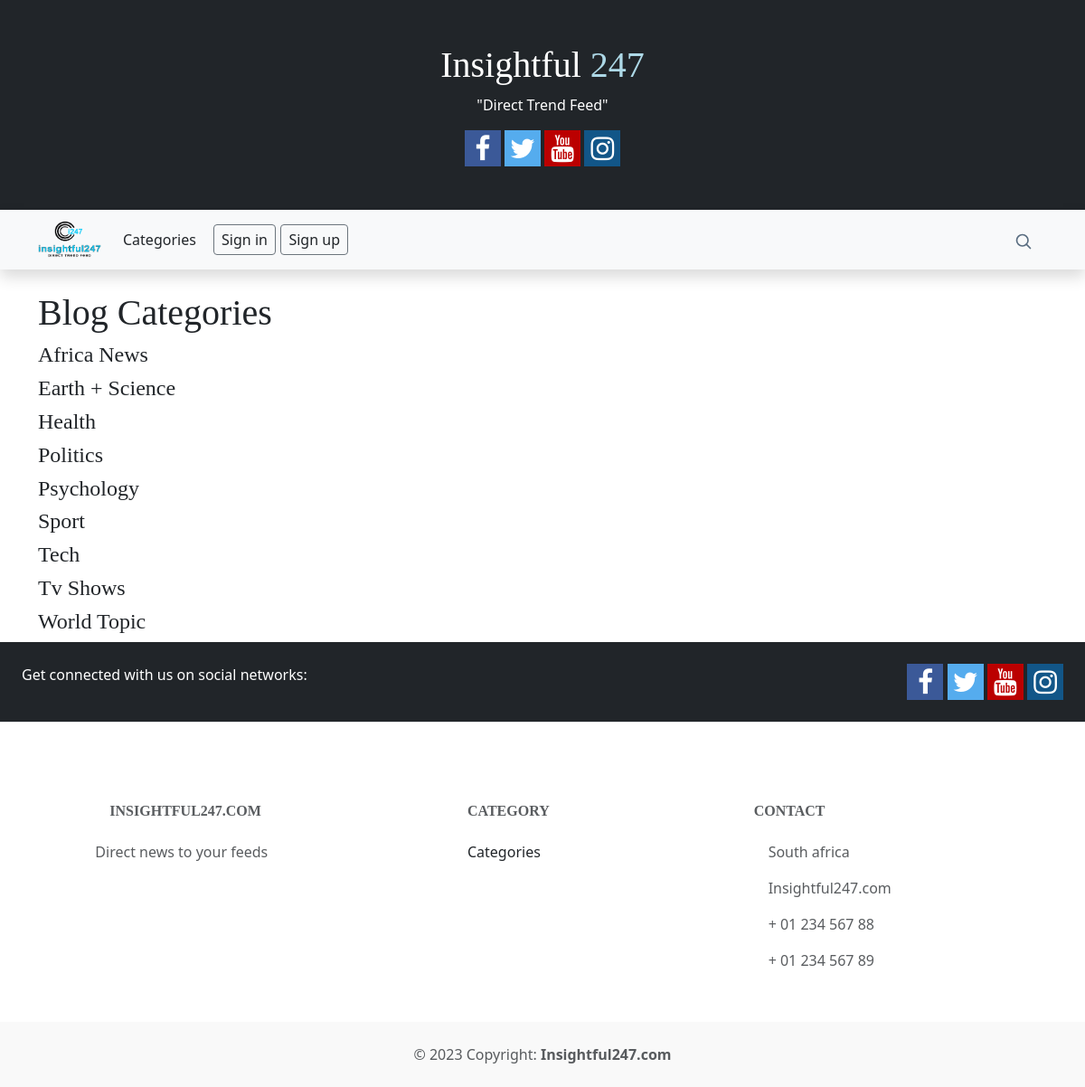
Before: /category-list with the older database file.
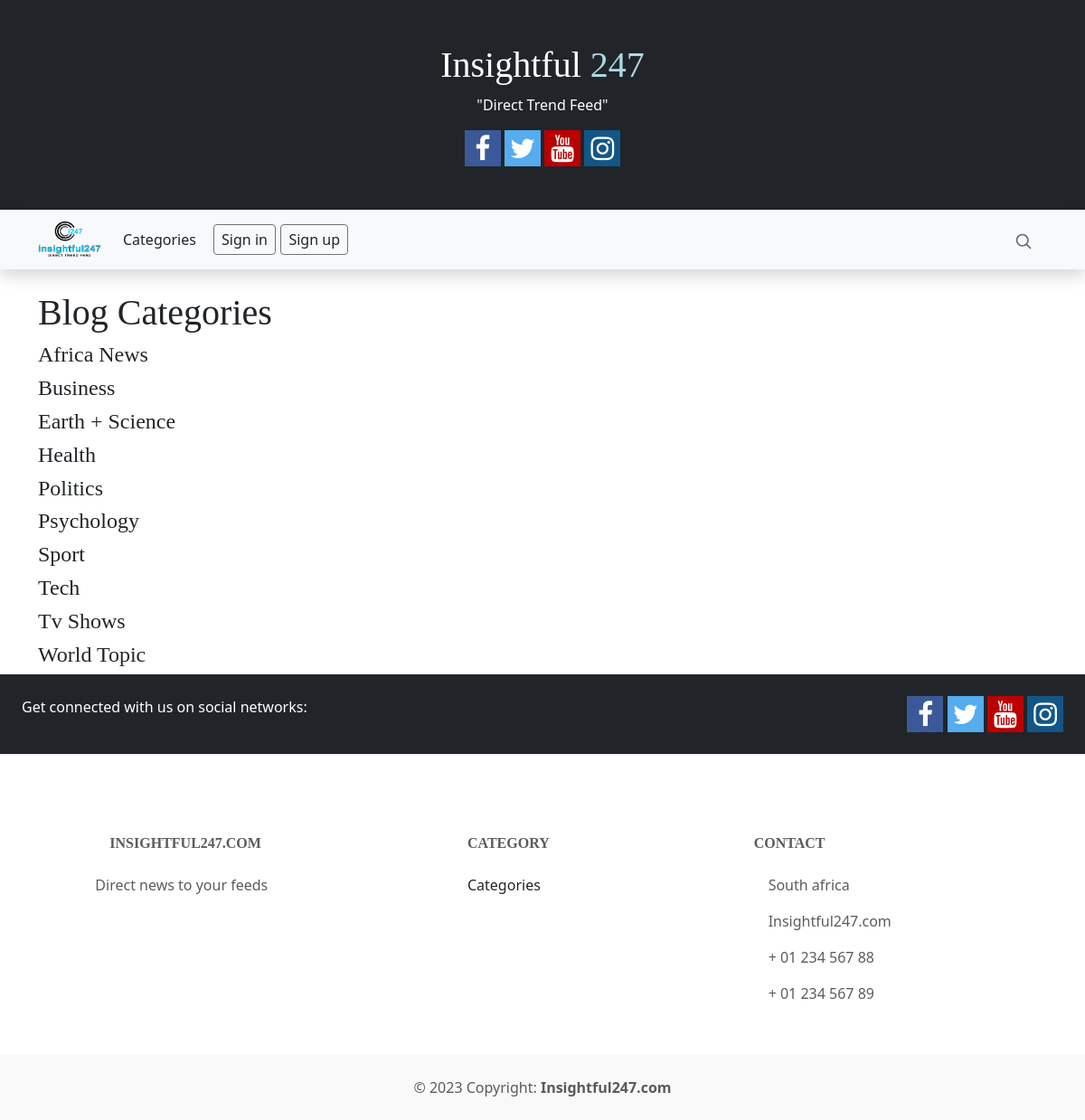
After: the same page with the newer database file.
### theblog/models.py (models this page shows, shortened)
class Category(models.Model):
	name = models.CharField(max_length=100)
	class Meta:
		ordering = ('name',)
		verbose_name_plural ='Categories'
	def __str__(self):
		return self.name

### theblog/views.py (the view)
# urls.py: path('category-list', CategoryListView, name='category-list'),
def CategoryListView(request):
	cat_menu_list = Category.objects.all()
	return render(request, 'category_list.html', {'cat_menu_list':cat_menu_list})

### theblog/templates/category_list.html (shortened to what this page needs)
{% extends 'base.html' %}
{% block content %}
	<h1>Blog Categories</h1>
	{% for item in cat_menu_list %}
        <h4><a class="dropdown-item" href="{% url 'category' item|slugify %}">{{ item }}</a></h4>
    {% endfor %}
{% endblock %}

Changed rows visible on the page:
added Category: name "Business"
